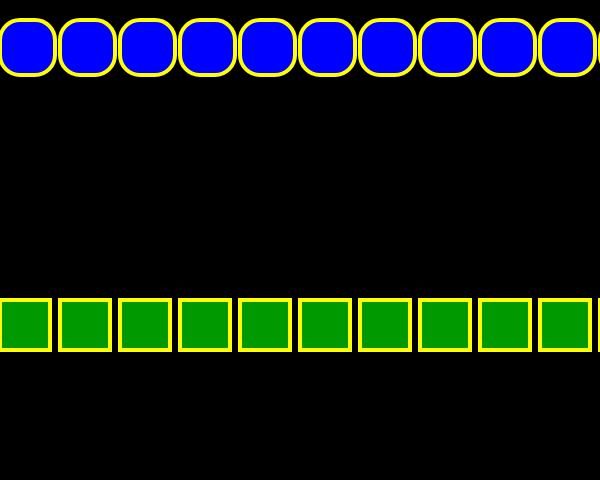
Frame 1 (no input)
Frame 60 (no input): identical to frame 1, image omitted
Frame 120 (the mouse pressed at the canvas centre since frame 60): identical to frame 1, image omitted

The p5.js sketch that drew this single still picture (run headless with seeded random() and noise() and a simulated clock; from frame 60 on, the mouse is pressed at the canvas centre):

// p5.js sketch
// ── sketch.js
//writer/driver: Dalini and Zahra
function setup() {
  createCanvas(600, 480);
}

function draw() {
  background(0);
  strokeWeight(4);
  stroke(255,255,0);
  
  var x = 0; //set local variable x to 0
  while (x <= width) { //If the condition is true the while loop will run
    fill(0, 0, 255);
    rect(x, 20, 55, 55, 20);
    x += 60;
  }
  
  for (x = 0; x <= width; x += 60) { //it will loop through the block of code x number of times
    fill(0, 153, 0);
    rect(x, 300, 50, 50);
  }
}
